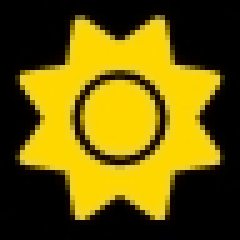
#> input picture src/rom/images/1.jpg, 48 x 48 px (shown 5 times larger)
$ python imgtobitmap.py ../src/rom/images/1.jpg 1
#> lines starting #> are read from the running program, lines starting #| are printed output that depends on the picture; after the words box and inside, x2 and y2 are one past the last pixel; in counts of white or black regions, pixels touching at a corner belong together
#!/usr/bin/env python3
# -*- coding: utf-8 -*-
"""
imgtobitmap.py - Convert image files to Python bitmap modules for st7789_mpy

This script converts image files (PNG, JPG, etc.) to Python bitmap modules
compatible with the st7789_mpy library and the image2bin.py conversion script.
The output modules can be used with st7789.bitmap() method.

Usage:
    python imgtobitmap.py <image_file> <colors>

Example:
    python imgtobitmap.py logo.png 4 > logo.py
"""

import argparse
import sys

from PIL import Image


def convert_image_to_bitmap(image_path, colors):
    """
    Convert an image file to a Python bitmap module

    Args:
        image_path (str): Path to the input image file
        colors (int): Number of colors in the output (must be a power of 2, max 256)
    """
#> called with image_path = '../src/rom/images/1.jpg', colors = 2
    try:
        # Validate colors
        if colors <= 0 or (colors & (colors - 1)) != 0 or colors > 256:
            print(f"Error: Colors must be a power of 2 between 1 and 256, got {colors}")
            return False

        # Calculate bits per pixel
        bpp = 0
        while (1 << bpp) < colors:
            bpp += 1

        # Load image
        img = Image.open(image_path)
#> img is the input picture: PIL image 48x48 RGB; mean R, G, B 109.1, 92.3, 6.7

        # Convert to palette image with specified number of colors
        img = img.convert("P", palette=Image.Palette.ADAPTIVE, colors=colors)
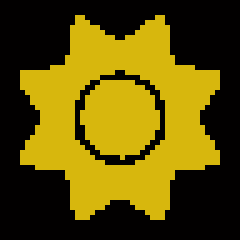
#> img: PIL image 48x48 P (shown 5 times larger); mean R, G, B 95.6, 80.5, 5.7
        palette = img.getpalette()
#> palette = [215, 183, 13, 2, 0, 0]

        # Get actual number of colors
        palette_colors = len(palette) // 3
#> palette_colors = 2
        bits_required = palette_colors.bit_length()
#> bits_required = 2

        if bits_required < bpp:
            print(
                f"\nNOTE: Quantization reduced colors to {palette_colors} from the {colors} "
                f"requested, reconverting using {bits_required} bit per pixel could save memory.\n",
                file=sys.stderr,
            )

        # For all the colors in the palette
        colors_hex = []

        for color in range(palette_colors):
            # Get RGB values and convert to 565
            color565 = (
                ((palette[color * 3] & 0xF8) << 8)
                | ((palette[color * 3 + 1] & 0xFC) << 3)
                | (palette[color * 3 + 2] & 0xF8) >> 3
            )

            # Swap bytes in 565
            color_val = ((color565 & 0xFF) << 8) + ((color565 & 0xFF00) >> 8)

            # Append byte swapped 565 color to colors
            colors_hex.append(f"{color_val:04x}")
#> this loop made 2 passes
#> (color565, color_val) on passes 1 to 2: (54689, 41429), (0, 0)
#> after the loop, colors_hex = ['a1d5', '0000']

        # Generate bitmap data
        image_bitstring = ""

        # Run through the image and create a string with the ascii binary
        # representation of the color of each pixel.
        for y in range(img.height):
            for x in range(img.width):
                pixel = img.getpixel((x, y))
                bstring = "".join(
                    "1" if (pixel & (1 << bit - 1)) else "0"
                    for bit in range(bpp, 0, -1)
                )
                image_bitstring += bstring

        bitmap_bits = len(image_bitstring)
#> bitmap_bits = 2304
        max_colors = 1 << bpp

        # Create python source with image parameters
        print(f"HEIGHT = {img.height}")
#| HEIGHT = 48
        print(f"WIDTH = {img.width}")
#| WIDTH = 48
        print(f"COLORS = {max_colors}")
        print(f"BPP = {bpp}")
        print("PALETTE = [", sep="", end="")

        for color, rgb in enumerate(colors_hex):
            if color:
                print(",", sep="", end="")
            print(f"0x{rgb}", sep="", end="")
#> this loop made 2 passes
#> (color, rgb) on passes 1 to 2: (0, 'a1d5'), (1, '0000')
#| 0xa1d5
#| ,0x0000
        print("]")

        # Run though image bit string 8 bits at a time
        # and create python array source for memoryview

        print("_bitmap =\\", sep="")
        print("b'", sep="", end="")

        for i in range(0, bitmap_bits, 8):
            # Limit line length for readability
            if i and i % (16 * 8) == 0:
                print("'\\\nb'", end="", sep="")

            value = image_bitstring[i : i + 8]
            color = int(value, 2)
            print(f"\\x{color:02x}", sep="", end="")
#> this loop made 288 passes
#> (value, color) on passes 1 to 3: ('11111111', 255), ('11111111', 255), ('11111111', 255)
#| \xff
#| \xff
#| \xff
#| \xff
#| \xff
#| \xff
#| \xff
#| \xff
#> (further printed lines are left out)

        print("'")

        return True

    except Exception as e:
        print(f"Error processing image: {e}", file=sys.stderr)
        return False


def main():
    parser = argparse.ArgumentParser(
        prog="imgtobitmap",
        description="Convert image file to python module for use with bitmap method.",
    )

    parser.add_argument("image_file", help="Name of file containing image to convert")

    parser.add_argument(
        "bits_per_pixel",
        type=int,
        choices=range(1, 9),
        default=1,
        metavar="bits_per_pixel",
        help="The number of bits to use per pixel (1..8)",
    )

    args = parser.parse_args()
    bits = args.bits_per_pixel
    colors = 1 << bits

    return 0 if convert_image_to_bitmap(args.image_file, colors) else 1


if __name__ == "__main__":
    sys.exit(main())
#> (the program exits here)

$ run again, on src/rom/images/T3.jpg
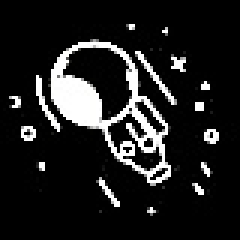
#> input picture src/rom/images/T3.jpg, 80 x 80 px (shown 3 times larger)
#> in convert_image_to_bitmap, img is the input picture: PIL image 80x80 RGB; mean R, G, B 31.7, 31.7, 31.6
#> in convert_image_to_bitmap, `img = img.convert("P", palette=Image.Palette.ADAPTIVE, colors=colors)`:
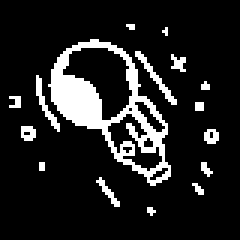
#> img: PIL image 80x80 P (shown 3 times larger); values 0 (black) and 109 (white), 13.1% white; 16 white regions (11 under 20 px), largest, box (x1, y1, x2, y2) and area: (16, 13, 57, 62) 606, (45, 17, 59, 35) 45, (12, 25, 20, 44) 39, (32, 59, 40, 69) 23, (7, 42, 12, 47) 20
#> palette = [109, 109, 109, 0, 0, 0]
#> palette_colors = 2
#> the loop in convert_image_to_bitmap, `for color in range(palette_colors):` made 2 passes
#> (color565, color_val) on passes 1 to 2: (27501, 28011), (0, 0)
#> after the loop in convert_image_to_bitmap, `for color in range(palette_colors):`: colors_hex = ['6d6b', '0000']
#> bitmap_bits = 6400
#| HEIGHT = 80
#| WIDTH = 80
#> the loop in convert_image_to_bitmap, `for color, rgb in enumerate(colors_hex):` made 2 passes
#> (color, rgb) on passes 1 to 2: (0, '6d6b'), (1, '0000')
#> (printed output is left out)
#> the loop in convert_image_to_bitmap, `for i in range(0, bitmap_bits, 8):` made 800 passes
#| \xff
#| \xff
#| \xff
#| \xff
#| \xff
#> (further printed lines are left out)

$ run again, on src/rom/images/T7.jpg
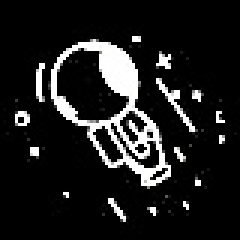
#> input picture src/rom/images/T7.jpg, 80 x 80 px (shown 3 times larger)
#> in convert_image_to_bitmap, img is the input picture: PIL image 80x80 RGB; mean R, G, B 30.2, 30.2, 30.2
#> in convert_image_to_bitmap, `img = img.convert("P", palette=Image.Palette.ADAPTIVE, colors=colors)`:
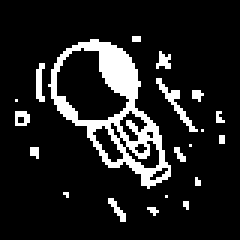
#> img: PIL image 80x80 P (shown 3 times larger); values 0 (black) and 103 (white), 12.5% white; 20 white regions (17 under 20 px), largest, box (x1, y1, x2, y2) and area: (16, 13, 57, 63) 592, (52, 26, 66, 44) 51, (12, 21, 15, 34) 27
#> palette = [103, 103, 103, 0, 0, 0]
#> palette_colors = 2
#> the loop in convert_image_to_bitmap, `for color in range(palette_colors):` made 2 passes
#> (color565, color_val) on passes 1 to 2: (25388, 11363), (0, 0)
#> after the loop in convert_image_to_bitmap, `for color in range(palette_colors):`: colors_hex = ['2c63', '0000']
#> bitmap_bits = 6400
#| HEIGHT = 80
#| WIDTH = 80
#> the loop in convert_image_to_bitmap, `for color, rgb in enumerate(colors_hex):` made 2 passes
#> (color, rgb) on passes 1 to 2: (0, '2c63'), (1, '0000')
#> (printed output is left out)
#> the loop in convert_image_to_bitmap, `for i in range(0, bitmap_bits, 8):` made 800 passes
#| \xff
#| \xff
#| \xff
#| \xff
#| \xff
#> (further printed lines are left out)

$ run again, on src/rom/images/T9.jpg
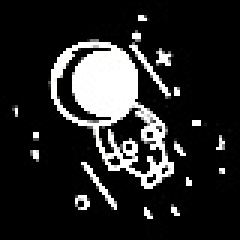
#> input picture src/rom/images/T9.jpg, 80 x 80 px (shown 3 times larger)
#> in convert_image_to_bitmap, img is the input picture: PIL image 80x80 RGB; mean R, G, B 39, 39, 39
#> in convert_image_to_bitmap, `img = img.convert("P", palette=Image.Palette.ADAPTIVE, colors=colors)`:
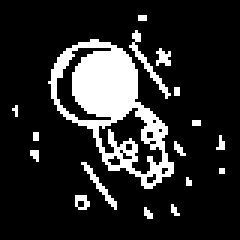
#> img: PIL image 80x80 P (shown 3 times larger); values 0 (black) and 129 (white), 16% white; 17 white regions (13 under 20 px), largest, box (x1, y1, x2, y2) and area: (16, 13, 58, 63) 816, (43, 10, 57, 33) 52, (27, 54, 39, 70) 37, (52, 16, 57, 22) 20
#> palette = [129, 129, 129, 0, 0, 0]
#> palette_colors = 2
#> the loop in convert_image_to_bitmap, `for color in range(palette_colors):` made 2 passes
#> (color565, color_val) on passes 1 to 2: (33808, 4228), (0, 0)
#> after the loop in convert_image_to_bitmap, `for color in range(palette_colors):`: colors_hex = ['1084', '0000']
#> bitmap_bits = 6400
#| HEIGHT = 80
#| WIDTH = 80
#> the loop in convert_image_to_bitmap, `for color, rgb in enumerate(colors_hex):` made 2 passes
#> (color, rgb) on passes 1 to 2: (0, '1084'), (1, '0000')
#> (printed output is left out)
#> the loop in convert_image_to_bitmap, `for i in range(0, bitmap_bits, 8):` made 800 passes
#> (value, color) on passes 1 to 3: ('11111111', 255), ('11111111', 255), ('11111111', 255)
#> (printed output is left out)
